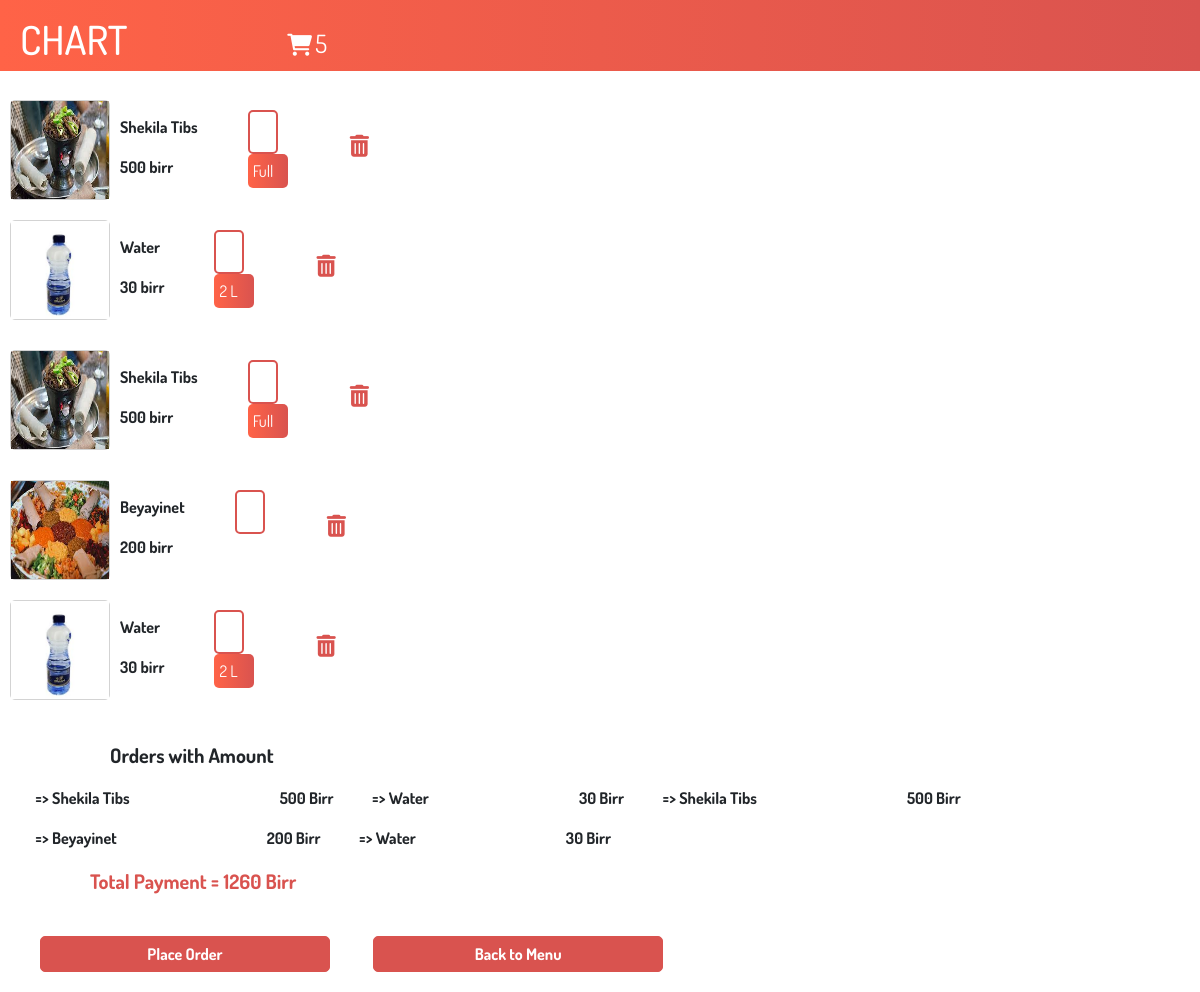
The page /chart.php on the database its author committed.
### tables this page shows
CREATE TABLE `chart` (
  `id` int(11) NOT NULL,
  `photo` varchar(200) NOT NULL,
  `title` varchar(200) NOT NULL,
  `price` int(100) NOT NULL,
  `quantity` int(100) NOT NULL,
  `totalprice` int(100) NOT NULL,
  `totalamount` int(100) NOT NULL
);

### chart.php (the view, shortened to what this page needs)
 <?php include "db.php";?>
<!DOCTYPE html>
<html>
<head>
	<link rel="stylesheet" type="text/css" href="chart1.css">
  <link rel="stylesheet" href="https://maxcdn.bootstrapcdn.com/bootstrap/4.5.0/css/bootstrap.min.css">
    <link rel="stylesheet" type="text/css" href="https://stackpath.bootstrapcdn.com/font-awesome/4.7.0/css/font-awesome.min.css">
	<link rel="stylesheet" href="https://cdnjs.cloudflare.com/ajax/libs/font-awesome/6.0.0/css/all.min.css">
</head>
<body>
<header style="display:flex;">
<h1> CHART</h1>
<a href="#"><i class="fas fa-shopping-cart shopping-cart-icon"></i>
<span>
	<?php
    $sql = "SELECT COUNT(*) as count FROM chart";
$result = $conn->query($sql);
if ($result->num_rows > 0) {
    $row = $result->fetch_assoc();
    $rowCount = $row['count'];
    echo $rowCount;
  }else{
    echo 0;
  }
                      ?>
</span></a>
</header>
<div style="padding-top:80px;"></div>
<?php
  	$sql = "SELECT * from chart";
if ($result = mysqli_query($conn, $sql)) {
    $rowcount = mysqli_num_rows( $result );
 }
 if ($rowcount > 0) {
 $stmt= $conn->prepare("SELECT * FROM chart");
                   $stmt->execute();
                   $result =$stmt->get_result();
                     while($row= $result->fetch_assoc()){
                     	$title=$row['title'];
                     if($title=='Water'){
 	?>
<div style="display: inline-flex;  margin-top: 0px; width:100%; flex-wrap: wrap;">
<div class="food" style="display:inline-flex; margin-left: 10px;">
	<div class="photo"><img src="<?= $row['photo']?>"> </div>
	<div class="detail" style="margin-top:25px; margin-left:10px;">
		 <p style="font-weight: bold;"><?= $row['title']?></p>
		 <p style="font-weight: bold;"><?= $row['price']?> birr</p>
	</div>
	<div style="margin-top:10px; margin-left:50px;">
    <input type="number" id="quantity" name="quantity" min="1" value="<?= $row['quantity']?>">
    <br>
       <select>
    	<option style="color:black;" selected>2 L</option>
    </select>
  </div>
  <div class="bin" style="margin-top:45px; margin-left:60px;">
    <a href="#"><i class="fas fa-trash-alt delete-icon"></i></a>
  </div>
</div>
<div>
<?php }elseif ($title=='Shekila Tibs' || $title=='Kitfo') { ?>
	<div style="display: inline-flex;  margin-top: 10px; width:100%; flex-wrap: wrap;">
<div class="food" style="display:inline-flex; margin-left: 10px;">
	<div class="photo"><img src="<?= $row['photo']?>"></div>
	<div class="detail" style="margin-top:25px; margin-left:10px;">
		 <p style="font-weight: bold;"><?= $row['title']?></p>
		 <p style="font-weight: bold;"><?= $row['price']?> birr</p>
	</div>
	<div style="margin-top:10px; margin-left:50px;">
    <input type="number" onchange="q(<?= $row['price']?>)" id="quantity" id="quantity" name="quantity" min="1" value="<?= $row['quantity']?>">
    <br>
       <select>
    	<option style="color:black;" selected>Full</option>
    </select>
  </div>
  <div class="bin" style="margin-top:45px; margin-left:60px;">
    <a href="#"><i class="fas fa-trash-alt delete-icon"></i></a>
  </div>
</div>
<?php
}else{
?>
	<div style="display: inline-flex;  margin-top: 10px; width:100%; flex-wrap: wrap;">
<div class="food" style="display:inline-flex; margin-left: 10px;">
	<div class="photo"><img src="<?= $row['photo']?>"></div>
	<div class="detail" style="margin-top:25px; margin-left:10px;">
		 <p style="font-weight: bold;"><?= $row['title']?></p>
		 <p style="font-weight: bold;"><?= $row['price']?> birr</p>
	</div>
	<div style="margin-top:10px; margin-left:50px;">
    <input type="number" id="quantity" name="quantity" min="1" value="<?= $row['quantity']?>">
    <br>
  </div>
  <div class="bin" style="margin-top:45px; margin-left:60px;">
    <a href="#"><i class="fas fa-trash-alt delete-icon"></i></a>
  </div>
</div>
<?php }?>
<?php }}else{?>
    <div class="fphoto" ><img style="height: 200px; width: 250px; margin-left: 50px; margin-top:100px;" src="photos/emptycart.png"></div>
	<?php }?>
	<div class="totalp">
	   <p style="font-weight:bold; font-size: 20px; margin-top: 30px; margin-left:110px;">Orders with Amount</p>
<?php
$stmt= $conn->prepare("SELECT * FROM chart");
                   $stmt->execute();
                   $result =$stmt->get_result();
                   $totalamount=0;
                     while($row= $result->fetch_assoc()){
                     	$totalamount = $totalamount + $row['totalprice'];
?>
	   <div style="display: inline-flex;">
	   	<p style="font-weight:bold; margin-left:35px;">=> <?= $row['title']?></p>
	   <p style="font-weight:bold; margin-left:150px;"><?= $row['totalprice']?> Birr</p>
      </div>
<?php }?>
 <div>
      	<p style="font-weight:bold; font-size: 20px; margin-left:90px; color: #D9534F;">Total Payment = <?php echo $totalamount; ?> Birr</p>
      </div>
</div><br>
<div>
<a href="#" style="width:280px;"><button class="addbutton">Place Order</button></a>
<a href="index.php" style="width:280px;"><button class="addbutton">Back to Menu</button></a>
</div>
</div>
</body>
</html>

### chart1.css (style rules this page uses)
* { font-family: dosis; }
header { color: white; font-family: dosis; width: 100%; min-height: 70px; background: linear-gradient(to right, #FF6347, #D9534F); position: fixed; }
header h1 { margin-left: 20px; padding-top: 15px; }
header a { color: white; padding-top: 25px; text-decoration: none; }
header i { margin-left: 160px; font-size: 22px; }
header span { font-size: 25px; }
select { margin-top: 80px; margin-bottom: 15px; width: 40px; margin-left: 2%; padding: 5px; color: white; appearance: none; -webkit-appearance: none; -moz-appearance: none; background: linear-gradient(to right, #FF6347, #D9534F); border: none; border-radius: 5px; cursor: pointer; }
.photo { border:1px solid lightgray; height: 100px; width: 100px; margin: 10px auto ; border-radius: 5px; }
.addbutton { margin-left: 40px; text-decoration: none; color: white; border:1px solid #D9534F; border-radius: 5px; background-color: #D9534F; padding: 5px 20px; font-weight: bold; width: 290px; margin-bottom: 20px; }
input[type="number"] { width: 30px; padding: 8px; font-size: 16px; border: 2px solid #D9534F; border-radius: 5px; margin-top: 10px; }
.bin a { color: #D9534F; text-decoration: none; }
.bin i { margin-left: 2px; font-size: 22px; }
.photo img { width: 100%; height: 100%; display: block; }

### rows shown on the page
chart: photo (picture), title "Shekila Tibs", price "500", quantity "1", totalprice "500"
chart: photo (picture), title "Water", price "30", quantity "1", totalprice "30"
chart: photo (picture), title "Shekila Tibs", price "500", quantity "1", totalprice "500"
chart: photo (picture), title "Beyayinet", price "200", quantity "1", totalprice "200"
chart: photo (picture), title "Water", price "30", quantity "1", totalprice "30"

### other values the page prints
$rowCount "5"
$totalamount "1260"
